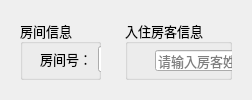
    <widget class="QWidget" name="widget" native="true">
     <layout class="QHBoxLayout" name="horizontalLayout" stretch="1,1">
      <item>
       <widget class="QWidget" name="widget_2" native="true">
        <layout class="QHBoxLayout" name="horizontalLayout_5">
         <item>
          <widget class="QGroupBox" name="groupBox">
           <property name="font">
            <font>
             <family>黑体</family>
             <pointsize>10</pointsize>
            </font>
           </property>
           <property name="title">
            <string>房间信息</string>
           </property>
           <widget class="QWidget" name="widget_4" native="true">
            <property name="geometry">
             <rect>
              <x>20</x>
              <y>20</y>
              <width>201</width>
              <height>38</height>
             </rect>
            </property>
            <layout class="QHBoxLayout" name="horizontalLayout_2">
             <item>
              <widget class="QLabel" name="label">
               <property name="font">
                <font>
                 <family>微软雅黑</family>
                 <pointsize>10</pointsize>
                </font>
               </property>
               <property name="text">
                <string>房间号：</string>
               </property>
              </widget>
             </item>
             <item>
              <widget class="QLineEdit" name="roomid_lineEdit">
               <property name="readOnly">
                <bool>true</bool>
               </property>
              </widget>
             </item>
            </layout>
           </widget>
           <widget class="QWidget" name="widget_5" native="true">
            <property name="geometry">
             <rect>
              <x>20</x>
              <y>60</y>
              <width>201</width>
              <height>38</height>
             </rect>
            </property>
            <layout class="QHBoxLayout" name="horizontalLayout_3">
             <property name="leftMargin">
              <number>0</number>
             </property>
             <item>
              <widget class="QLabel" name="label_2">
               <property name="font">
                <font>
                 <family>黑体</family>
                 <pointsize>10</pointsize>
                </font>
               </property>
               <property name="text">
                <string>房间价格：</string>
               </property>
              </widget>
             </item>
             <item>
              <widget class="QLineEdit" name="roomprice_lineEdit">
               <property name="readOnly">
                <bool>true</bool>
               </property>
              </widget>
             </item>
            </layout>
           </widget>
           <widget class="QWidget" name="widget_6" native="true">
            <property name="geometry">
             <rect>
              <x>10</x>
              <y>100</y>
              <width>211</width>
              <height>38</height>
             </rect>
            </property>
            <layout class="QHBoxLayout" name="horizontalLayout_4">
             <item>
              <widget class="QLabel" name="label_3">
               <property name="font">
                <font>
                 <family>黑体</family>
                 <pointsize>10</pointsize>
                </font>
               </property>
               <property name="text">
                <string>房间类型：</string>
               </property>
              </widget>
             </item>
             <item>
              <widget class="QLineEdit" name="roomtype_lineEdit">
               <property name="readOnly">
                <bool>true</bool>
               </property>
              </widget>
             </item>
            </layout>
           </widget>
           <widget class="QLabel" name="piclable">
            <property name="geometry">
             <rect>
              <x>20</x>
              <y>150</y>
              <width>191</width>
              <height>161</height>
             </rect>
            </property>
            <property name="text">
             <string/>
            </property>
           </widget>
          </widget>
         </item>
        </layout>
       </widget>
      </item>
      <item>
       <widget class="QWidget" name="widget_3" native="true">
        <layout class="QHBoxLayout" name="horizontalLayout_6">
         <item>
          <widget class="QGroupBox" name="groupBox_2">
           <property name="font">
            <font>
             <family>黑体</family>
             <pointsize>10</pointsize>
            </font>
           </property>
           <property name="title">
            <string>入住房客信息</string>
           </property>
           <widget class="QLineEdit" name="name_lineEdit">
            <property name="geometry">
             <rect>
              <x>30</x>
              <y>30</y>
              <width>161</width>
              <height>21</height>
             </rect>
            </property>
            <property name="text">
             <string/>
            </property>
            <property name="placeholderText">
             <string>请输入房客姓名</string>
            </property>
           </widget>
           <widget class="QLineEdit" name="id_lineEdit">
            <property name="geometry">
             <rect>
              <x>30</x>
              <y>70</y>
              <width>161</width>
              <height>20</height>
             </rect>
            </property>
            <property name="placeholderText">
             <string>请输入18位身份证号</string>
            </property>
           </widget>
           <widget class="QLineEdit" name="phone_lineEdit">
            <property name="geometry">
             <rect>
              <x>30</x>
              <y>110</y>
              <width>161</width>
              <height>20</height>
             </rect>
            </property>
            <property name="placeholderText">
             <string>请输入11位手机号</string>
            </property>
           </widget>
           <widget class="QPushButton" name="pushButton">
            <property name="geometry">
             <rect>
              <x>30</x>
              <y>150</y>
              <width>161</width>
              <height>31</height>
             </rect>
            </property>
            <property name="font">
             <font>
              <family>黑体</family>
              <pointsize>10</pointsize>
             </font>
            </property>
            <property name="text">
             <string>登记入住</string>
            </property>
           </widget>
           <widget class="QPushButton" name="pushButton_2">
            <property name="geometry">
             <rect>
              <x>30</x>
              <y>190</y>
              <width>161</width>
              <height>31</height>
             </rect>
            </property>
            <property name="font">
             <font>
              <family>黑体</family>
              <pointsize>10</pointsize>
             </font>
            </property>
            <property name="text">
             <string>清空</string>
            </property>
           </widget>
          </widget>
         </item>
        </layout>
       </widget>
      </item>
     </layout>
    </widget>
